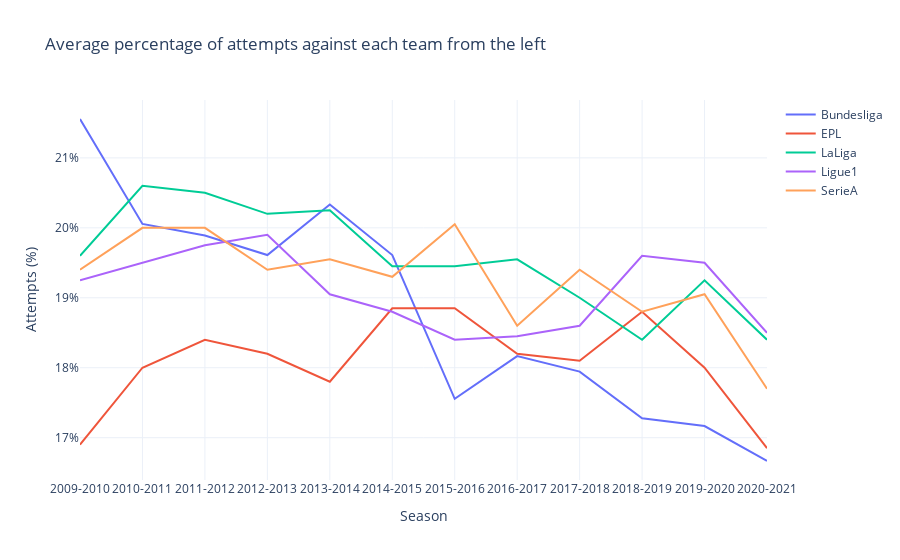

Notebook code cell kept with this figure:
### Markdown cell above
##### Against

### Code cell
fig = go.Figure()
for league in LEAGUE:
    temp = df[df["league"] == league].groupby("season")["left_against"].mean()
    fig.add_scatter(x=temp.index, y=temp.values, name=league, mode="lines")
fig.update_layout(
    title="Average percentage of attempts against each team from the left",
    yaxis=dict(
        tickformat=".0%",
        showgrid=True
    ),
    xaxis=dict(
        tickvals=[i for i in range(2009, 2022)],
        ticktext=["2009-2010", "2010-2011", "2011-2012", "2012-2013", "2013-2014", "2014-2015",
                    "2015-2016", "2016-2017", "2017-2018", "2018-2019", "2019-2020", "2020-2021", "2021-2022"],
        showgrid=True
    ),
    xaxis_title="Season",
    yaxis_title="Attempts (%)"
)
fig.show()

### Figure 1 — Plotly figure (JSON) as saved in the notebook; plotly's stock layout.template omitted (floating-point values rounded to 4 significant figures)
{"data": [{"mode": "lines", "name": "Bundesliga", "type": "scatter", "x": [2009, 2010, 2011, 2012, 2013, 2014, 2015, 2016, 2017, 2018, 2019, 2020], "y": [0.2156, 0.2006, 0.1989, 0.1961, 0.2033, 0.1961, 0.1756, 0.1817, 0.1794, 0.1728, 0.1717, 0.1667]}, {"mode": "lines", "name": "EPL", "type": "scatter", "x": [2009, 2010, 2011, 2012, 2013, 2014, 2015, 2016, 2017, 2018, 2019, 2020], "y": [0.169, 0.18, 0.184, 0.182, 0.178, 0.1885, 0.1885, 0.182, 0.181, 0.188, 0.18, 0.1685]}, {"mode": "lines", "name": "LaLiga", "type": "scatter", "x": [2009, 2010, 2011, 2012, 2013, 2014, 2015, 2016, 2017, 2018, 2019, 2020], "y": [0.196, 0.206, 0.205, 0.202, 0.2025, 0.1945, 0.1945, 0.1955, 0.19, 0.184, 0.1925, 0.184]}, {"mode": "lines", "name": "Ligue1", "type": "scatter", "x": [2009, 2010, 2011, 2012, 2013, 2014, 2015, 2016, 2017, 2018, 2019, 2020], "y": [0.1925, 0.195, 0.1975, 0.199, 0.1905, 0.188, 0.184, 0.1845, 0.186, 0.196, 0.195, 0.185]}, {"mode": "lines", "name": "SerieA", "type": "scatter", "x": [2009, 2010, 2011, 2012, 2013, 2014, 2015, 2016, 2017, 2018, 2019, 2020], "y": [0.194, 0.2, 0.2, 0.194, 0.1955, 0.193, 0.2005, 0.186, 0.194, 0.188, 0.1905, 0.177]}], "layout": {"title": {"text": "Average percentage of attempts against each team from the left"}, "xaxis": {"showgrid": true, "ticktext": ["2009-2010", "2010-2011", "2011-2012", "2012-2013", "2013-2014", "2014-2015", "2015-2016", "2016-2017", "2017-2018", "2018-2019", "2019-2020", "2020-2021", "2021-2022"], "tickvals": [2009, 2010, 2011, 2012, 2013, 2014, 2015, 2016, 2017, 2018, 2019, 2020, 2021], "title": {"text": "Season"}}, "yaxis": {"showgrid": true, "tickformat": ".0%", "title": {"text": "Attempts (%)"}}}}
